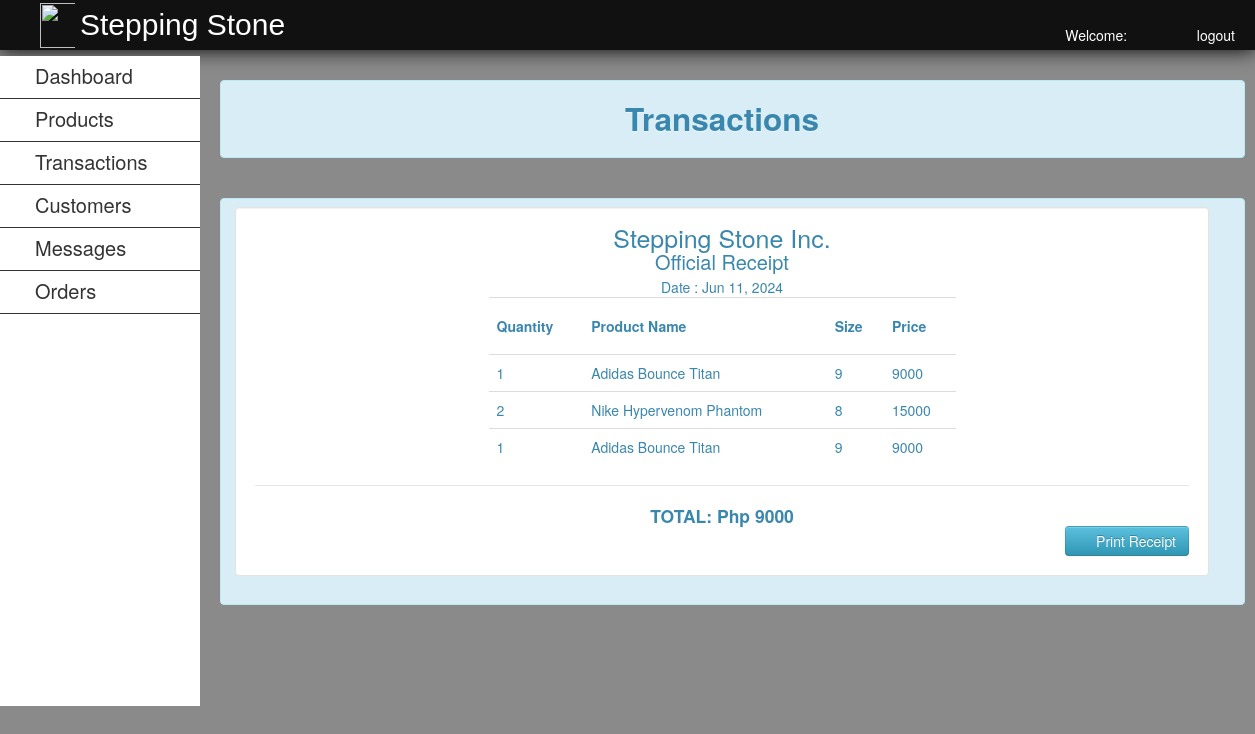
The page /admin/receipt.php?tid=2 on the database its author committed.
### tables this page shows
CREATE TABLE `transaction_detail` (
  `transacton_detail_id` int(11) NOT NULL,
  `product_id` int(11) NOT NULL,
  `order_qty` int(11) NOT NULL,
  `transaction_id` int(11) NOT NULL
);

CREATE TABLE `product` (
  `product_id` int(11) NOT NULL,
  `product_name` varchar(50) NOT NULL,
  `product_price` varchar(50) NOT NULL,
  `product_size` varchar(50) NOT NULL,
  `product_image` varchar(500) NOT NULL,
  `brand` varchar(100) NOT NULL,
  `category` varchar(50) NOT NULL
);

CREATE TABLE `transaction` (
  `transaction_id` int(11) NOT NULL,
  `customerid` int(11) NOT NULL,
  `amount` int(11) NOT NULL,
  `order_stat` varchar(100) NOT NULL,
  `order_date` varchar(50) NOT NULL
);

### admin/receipt.php (the view, shortened to what this page needs)
<?php
	include("../db/dbconn.php");
?>
<!DOCTYPE html>
<html>
<head>
	<link rel = "stylesheet" type = "text/css" href="../css/style.css" media="all">
	<link rel="stylesheet" type="text/css" href="../css/bootstrap.css">
		<link href="../facefiles/facebox.css" media="screen" rel="stylesheet" type="text/css" />
</head>
<body>
	<div id="header" style="position:fixed;">
		<img src="../img/logo.jpg">
		<label>Stepping Stone</label>
			<?php
				$id = (int) $_SESSION['id'];
					$query = $conn->query ("SELECT * FROM admin WHERE adminid = '$id' ") or die (mysqli_error());
					$fetch = $query->fetch_array ();
			?>
			<ul>
				<li><a href="../function/admin_logout.php"><i class="icon-off icon-white"></i>logout</a></li>
				<li>Welcome:&nbsp;&nbsp;&nbsp;<i class="icon-user icon-white"></i><?php echo $fetch['username']; ?></a></li>
			</ul>
	</div>
	<br>
	<div id="leftnav">
		<ul>
			<li><a href="admin_home.php" style="color:#333;">Dashboard</a></li>
			<li><a href="admin_home.php">Products</a>
			</li>
			<li><a href="transaction.php">Transactions</a></li>
			<li><a href="customer.php">Customers</a></li>
			<li><a href="message.php">Messages</a></li>
			<li><a href="order.php">Orders</a></li>
		</ul>
	</div>
	<div id="rightcontent" style="position:absolute; top:10%;">
			<div class="alert alert-info"><center><h2>Transactions	</h2></center></div>
			<br />
			<div class="alert alert-info">
			<form method="post" class="well"  style="background-color:#fff; overflow:hidden;">
	<div id="printablediv">
	<center>
	<table class="table" style="width:50%;">
	<label style="font-size:25px;">Stepping Stone Inc.</label>
	<label style="font-size:20px;">Official Receipt</label>
		<tr>
			<th><h5>Quantity</h5></td>
			<th><h5>Product Name</h5></td>
			<th><h5>Size</h5></td>
			<th><h5>Price</h5></td>
		</tr>
		<?php
		$t_id = $_GET['tid'];
		$query = $conn->query("SELECT * FROM transaction WHERE transaction_id = '$t_id'") or die (mysqli_error());
		$fetch = $query->fetch_array();
		$amnt = $fetch['amount'];
		$query2 = $conn->query("SELECT * FROM transaction_detail LEFT JOIN product ON product.product_id = transaction_detail.product_id WHERE transaction_detail.transaction_id = '$t_id'") or die (mysqli_error());
		while($row = $query2->fetch_array()){
		$pname = $row['product_name'];
		$psize = $row['product_size'];
		$pprice = $row['product_price'];
		$oqty = $row['order_qty'];
		echo "<tr>";
		echo "<td>".$oqty."</td>";
		echo "<td>".$pname."</td>";
		echo "<td>".$psize."</td>";
		echo "<td>".$pprice."</td>";
		echo "</tr>";
		}
		?>
	</table>
	<legend></legend>
	<h4>TOTAL: Php <?php echo $amnt; ?></h4>
	</center>
	</div>
	<div class='pull-right'>
	<div class="add"><a onclick="javascript:printDiv('printablediv')" name="print" style="cursor:pointer;" class="btn btn-info"><i class="icon-white icon-print"></i> Print Receipt</a></div>
	</div>
	</form>
			</div>
			</div>
</body>
</html>

### css/style.css (style rules this page uses)
body { background:url(../images/bg.png) repeat scroll left top #e7ebf2; }
#header { height:50px; width:100%; background-color:#111; color:#fff; text-indent:10px; -webkit-box-shadow:0px 0px 20px 0px black; -moz-box-shadow:0px 0px 20px 0px black; box-shadow:0px 0px 20px 0px black; }
#header img { position:absolute; height:45px; width:45px; margin-left:20px; margin-top:2.5px; }
#header label { position:relative; top:15px; color:#fff; text-indent:80px; font-size:30px; clear:both; font-family:arial; }
#header ul { list-style-type:none; position:relative; }
#header ul li { display:inline; position:relative; float:right; margin-right:20px; }
#header ul li a { text-decoration:none; color:#fff; }
#leftnav { position:fixed; background-color:#111; width:200px; top:7%; height:650px; }
#leftnav ul { list-style-type:none; text-indent:35px; right:25px; position:relative; }
#leftnav ul li { border-bottom:1px solid #333; padding-top:10px; padding-bottom:10px; width:200px; }
#leftnav ul li a { text-decoration:none; color:#333; font-size:20px; }
#rightcontent { position:relative; width:1025px; top:50px; left:220px; z-index:-99999; }

### admin/receipt.php (style rules this page uses)
#leftnav { background-color: white; }
#leftnav ul li a { color: #333; text-decoration: none; }

### rows shown on the page
transaction_detail: order_qty "1", product.product_name "Adidas Bounce Titan", product.product_size "9", product.product_price "9000"
transaction_detail: order_qty "2", product.product_name "Nike Hypervenom Phantom", product.product_size "8", product.product_price "15000"
transaction_detail: order_qty "1", product.product_name "Adidas Bounce Titan", product.product_size "9", product.product_price "9000"
transaction: amount "9000"
